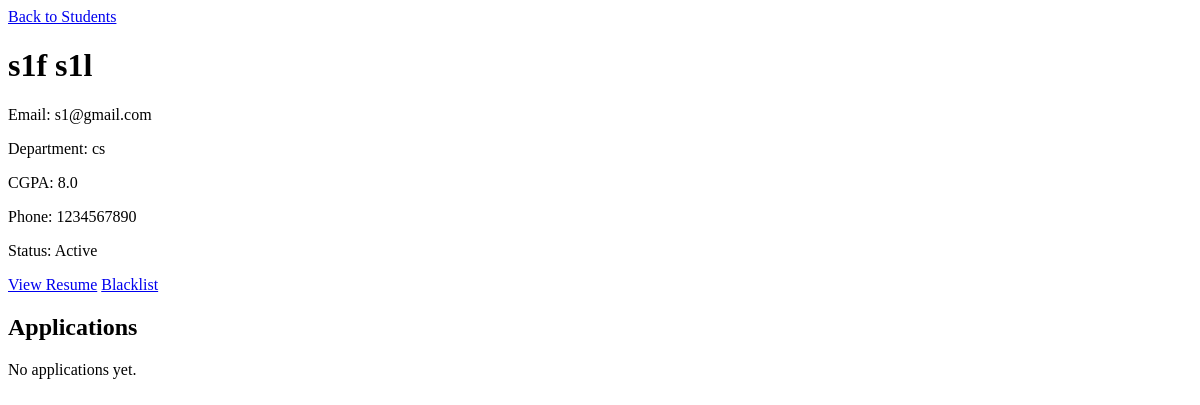
The page /admin/student/1 on the database as committed earlier.
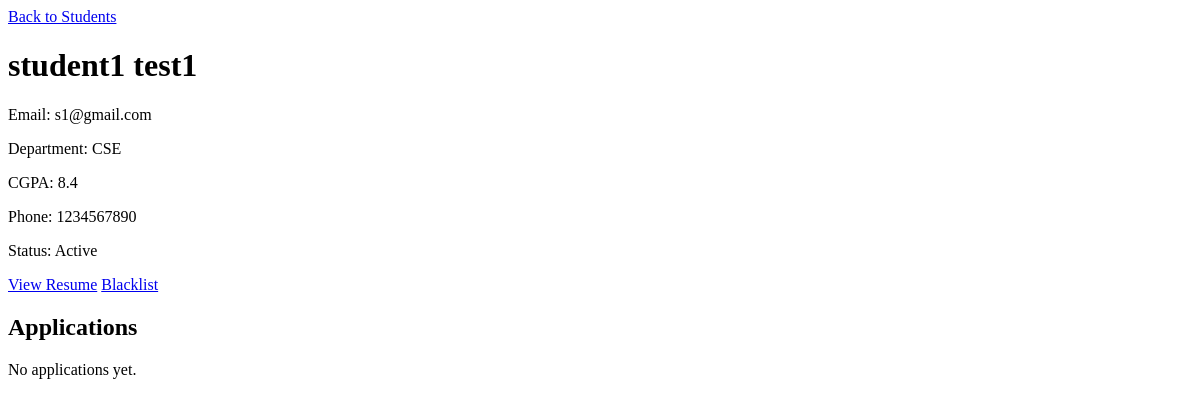
The same page on the database as committed later.
### models.py (models this page shows)
class Student(db.Model):
    __tablename__ = 'students'
    student_id = db.Column(db.Integer, primary_key=True)
    user_id = db.Column(db.Integer, db.ForeignKey('users.user_id'), unique=True)
    email = db.Column(db.String(100), db.ForeignKey('users.email'), unique=True, nullable=False)
    f_name = db.Column(db.String(20), nullable=False)
    l_name = db.Column(db.String(20), nullable=False)
    department = db.Column(db.String(100))
    cgpa = db.Column(db.Float)
    phone = db.Column(db.String(10))
    resume = db.Column(db.String(200))
    is_blacklisted = db.Column(db.Boolean, default=False)

### routes/admin.py (the view)
@admin.route('/student/<int:student_id>')
def student_detail(student_id):
    student      = Student.query.get_or_404(student_id)
    applications = Application.query.filter_by(student_id=student_id).all()
    if student.resume:
        student.resume = student.resume.replace('\\', '/')
    return render_template('admin/student_detail.html',
        student      = student,
        applications = applications,
    )

### templates/admin/student_detail.html (shortened to what this page needs)
<!DOCTYPE html>
<html lang="en">
<head>
</head>
<body>
  <a href="{{ url_for('admin.manage_students') }}">Back to Students</a>
  <h1>{{ student.f_name }} {{ student.l_name }}</h1>
  <p>Email: {{ student.email }}</p>
  <p>Department: {{ student.department }}</p>
  <p>CGPA: {{ student.cgpa }}</p>
  <p>Phone: {{ student.phone }}</p>
  <p>Status: {% if student.is_blacklisted %} Blacklisted {% else %} Active {% endif %}</p>
  {% if student.resume %}
    <a href="{{ url_for('static', filename=student.resume.replace('static/', '')) }}" target="_blank">View Resume</a>
  {% endif %}
  <a href="{{ url_for('admin.blacklist_student', student_id=student.student_id) }}">
    {% if student.is_blacklisted %} Remove Blacklist {% else %} Blacklist {% endif %}
  </a>
  <h2>Applications</h2>
  {% for a in applications %}
    <p>
      {{ loop.index }}. {{ a.drive.drive_name }} | {{ a.drive.job_title }} |
      Status: {{ a.status }}
      {% if a.remarks %} | Remarks: {{ a.remarks }} {% endif %}
    </p>
  {% else %}
    <p>No applications yet.</p>
  {% endfor %}
</body>
</html>

Rows that differ between the two databases and show on the page:
changed Student "s1@gmail.com": f_name "s1f" → "student1"; l_name "s1l" → "test1"; department "cs" → "CSE"; cgpa "8.0" → "8.4"
